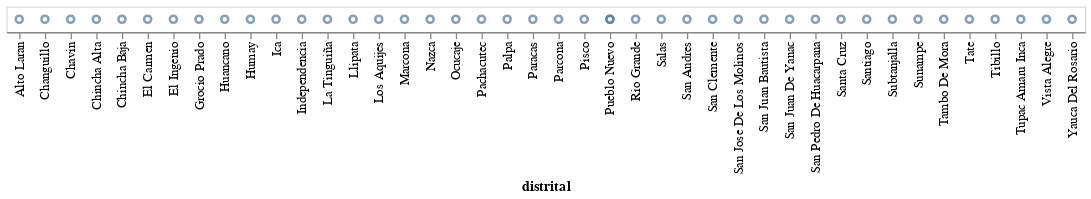

Write notebook code for a chart like this one.
### Code cell
alt.Chart(idh_distrital5_ica).mark_point().encode(
    x = "distrital")

### Figure 1 — Vega-Lite specification as saved in the notebook (floating-point values rounded to 4 significant figures)
{"config": {"view": {"continuousWidth": 300, "continuousHeight": 300}}, "data": {"name": "data-19e21301587965486c971a988be8042f"}, "mark": {"type": "point"}, "encoding": {"x": {"field": "distrital", "type": "nominal"}}, "$schema": "https://vega.github.io/schema/vega-lite/v5.16.3.json", "datasets": {"data-19e21301587965486c971a988be8042f": [{"ubigeo": 110101, "distrital": "Ica                                     ", "poblacion": 150280, "idhumano": 0.6549, "esperanza_vida": 81.83, "secundaria_completa": 80.96, "años_educacion": 11.47, "ingreso_fam": 1020.0}, {"ubigeo": 110102, "distrital": "La Tinguiña                             ", "poblacion": 39574, "idhumano": 0.633, "esperanza_vida": 83.93, "secundaria_completa": 77.24, "años_educacion": 10.1, "ingreso_fam": 982.4}, {"ubigeo": 110103, "distrital": "Los Aquijes                             ", "poblacion": 21963, "idhumano": 0.6347, "esperanza_vida": 80.79, "secundaria_completa": 75.27, "años_educacion": 9.576, "ingreso_fam": 1091.0}, {"ubigeo": 110104, "distrital": "Ocucaje                                 ", "poblacion": 4392, "idhumano": 0.5825, "esperanza_vida": 80.06, "secundaria_completa": 70.76, "años_educacion": 8.131, "ingreso_fam": 980.4}, {"ubigeo": 110105, "distrital": "Pachacutec                              ", "poblacion": 7411, "idhumano": 0.626, "esperanza_vida": 82.98, "secundaria_completa": 74.53, "años_educacion": 9.386, "ingreso_fam": 1027.0}, {"ubigeo": 110106, "distrital": "Parcona                                 ", "poblacion": 54047, "idhumano": 0.6177, "esperanza_vida": 83.82, "secundaria_completa": 77.69, "años_educacion": 10.16, "ingreso_fam": 911.3}, {"ubigeo": 110107, "distrital": "Pueblo Nuevo                            ", "poblacion": 6395, "idhumano": 0.6052, "esperanza_vida": 80.74, "secundaria_completa": 71.91, "años_educacion": 10.03, "ingreso_fam": 945.9}, {"ubigeo": 110108, "distrital": "Salas                                   ", "poblacion": 25767, "idhumano": 0.5941, "esperanza_vida": 81.38, "secundaria_completa": 67.29, "años_educacion": 8.738, "ingreso_fam": 994.4}, {"ubigeo": 110109, "distrital": "San Jose De Los Molinos  ", "poblacion": 6987, "idhumano": 0.6266, "esperanza_vida": 80.89, "secundaria_completa": 77.29, "años_educacion": 8.827, "ingreso_fam": 1088.0}, {"ubigeo": 110110, "distrital": "San Juan Bautista                       ", "poblacion": 13846, "idhumano": 0.6454, "esperanza_vida": 84.13, "secundaria_completa": 75.85, "años_educacion": 10.44, "ingreso_fam": 1025.0}, {"ubigeo": 110111, "distrital": "Santiago                                ", "poblacion": 27645, "idhumano": 0.62, "esperanza_vida": 84.14, "secundaria_completa": 76.16, "años_educacion": 8.945, "ingreso_fam": 997.8}, {"ubigeo": 110112, "distrital": "Subtanjalla                             ", "poblacion": 27387, "idhumano": 0.6368, "esperanza_vida": 81.48, "secundaria_completa": 77.12, "años_educacion": 10.58, "ingreso_fam": 1014.0}, {"ubigeo": 110113, "distrital": "Tate                                    ", "poblacion": 4709, "idhumano": 0.6012, "esperanza_vida": 80.41, "secundaria_completa": 74.11, "años_educacion": 9.789, "ingreso_fam": 933.2}, {"ubigeo": 110114, "distrital": "Yauca Del Rosario     ", "poblacion": 1116, "idhumano": 0.3917, "esperanza_vida": 77.89, "secundaria_completa": 53.33, "años_educacion": 6.588, "ingreso_fam": 431.3}, {"ubigeo": 110201, "distrital": "Chincha Alta                            ", "poblacion": 66349, "idhumano": 0.6126, "esperanza_vida": 83.14, "secundaria_completa": 71.4, "años_educacion": 10.12, "ingreso_fam": 939.0}, {"ubigeo": 110202, "distrital": "Alto Laran                              ", "poblacion": 7783, "idhumano": 0.5726, "esperanza_vida": 81.86, "secundaria_completa": 58.87, "años_educacion": 8.184, "ingreso_fam": 984.3}, {"ubigeo": 110203, "distrital": "Chavin                                  ", "poblacion": 2071, "idhumano": 0.6254, "esperanza_vida": 80.29, "secundaria_completa": 50.0, "años_educacion": 10.8, "ingreso_fam": 1198.0}, {"ubigeo": 110204, "distrital": "Chincha Baja                            ", "poblacion": 13009, "idhumano": 0.5753, "esperanza_vida": 83.91, "secundaria_completa": 70.73, "años_educacion": 8.616, "ingreso_fam": 855.3}, {"ubigeo": 110205, "distrital": "El Carmen                               ", "poblacion": 12369, "idhumano": 0.5446, "esperanza_vida": 82.97, "secundaria_completa": 62.23, "años_educacion": 7.895, "ingreso_fam": 832.2}, {"ubigeo": 110206, "distrital": "Grocio Prado                            ", "poblacion": 25294, "idhumano": 0.5914, "esperanza_vida": 85.77, "secundaria_completa": 68.9, "años_educacion": 8.855, "ingreso_fam": 895.3}, {"ubigeo": 110207, "distrital": "Pueblo Nuevo                            ", "poblacion": 62604, "idhumano": 0.5983, "esperanza_vida": 84.68, "secundaria_completa": 67.75, "años_educacion": 9.715, "ingreso_fam": 898.6}, {"ubigeo": 110208, "distrital": "San Juan De Yanac    ", "poblacion": 1129, "idhumano": 0.3567, "esperanza_vida": 76.19, "secundaria_completa": 53.85, "años_educacion": 7.33, "ingreso_fam": 321.4}, {"ubigeo": 110209, "distrital": "San Pedro De Huacarpana  ", "poblacion": 992, "idhumano": 0.3418, "esperanza_vida": 81.87, "secundaria_completa": 68.29, "años_educacion": 6.485, "ingreso_fam": 253.8}, {"ubigeo": 110210, "distrital": "Sunampe                                 ", "poblacion": 29079, "idhumano": 0.61, "esperanza_vida": 85.79, "secundaria_completa": 68.32, "años_educacion": 9.243, "ingreso_fam": 957.9}, {"ubigeo": 110211, "distrital": "Tambo De Mora    ", "poblacion": 5434, "idhumano": 0.603, "esperanza_vida": 81.92, "secundaria_completa": 66.11, "años_educacion": 9.29, "ingreso_fam": 999.6}, {"ubigeo": 110301, "distrital": "Nazca                                   ", "poblacion": 27632, "idhumano": 0.6069, "esperanza_vida": 81.54, "secundaria_completa": 71.32, "años_educacion": 9.764, "ingreso_fam": 959.5}, {"ubigeo": 110302, "distrital": "Changuillo                              ", "poblacion": 1950, "idhumano": 0.5458, "esperanza_vida": 85.54, "secundaria_completa": 58.56, "años_educacion": 6.953, "ingreso_fam": 896.6}, {"ubigeo": 110303, "distrital": "El Ingenio                              ", "poblacion": 3134, "idhumano": 0.5815, "esperanza_vida": 86.08, "secundaria_completa": 65.37, "años_educacion": 7.76, "ingreso_fam": 944.0}, {"ubigeo": 110304, "distrital": "Marcona                                 ", "poblacion": 15981, "idhumano": 0.679, "esperanza_vida": 82.49, "secundaria_completa": 73.61, "años_educacion": 10.6, "ingreso_fam": 1227.0}, {"ubigeo": 110305, "distrital": "Vista Alegre                            ", "poblacion": 20460, "idhumano": 0.6097, "esperanza_vida": 86.34, "secundaria_completa": 71.56, "años_educacion": 9.103, "ingreso_fam": 935.8}, {"ubigeo": 110401, "distrital": "Palpa                                   ", "poblacion": 7748, "idhumano": 0.6191, "esperanza_vida": 84.72, "secundaria_completa": 79.44, "años_educacion": 9.275, "ingreso_fam": 943.8}, {"ubigeo": 110402, "distrital": "Llipata                                 ", "poblacion": 1555, "idhumano": 0.5898, "esperanza_vida": 85.16, "secundaria_completa": 83.7, "años_educacion": 8.388, "ingreso_fam": 844.3}, {"ubigeo": 110403, "distrital": "Rio Grande                              ", "poblacion": 2658, "idhumano": 0.5954, "esperanza_vida": 84.95, "secundaria_completa": 80.98, "años_educacion": 8.593, "ingreso_fam": 871.7}, {"ubigeo": 110404, "distrital": "Santa Cruz                              ", "poblacion": 927, "idhumano": 0.5744, "esperanza_vida": 84.34, "secundaria_completa": 73.68, "años_educacion": 8.415, "ingreso_fam": 841.2}, {"ubigeo": 110405, "distrital": "Tibillo                                 ", "poblacion": 344, "idhumano": 0.5789, "esperanza_vida": 76.69, "secundaria_completa": 66.67, "años_educacion": 7.47, "ingreso_fam": 1111.0}, {"ubigeo": 110501, "distrital": "Pisco                                   ", "poblacion": 67467, "idhumano": 0.5771, "esperanza_vida": 76.21, "secundaria_completa": 72.21, "años_educacion": 10.1, "ingreso_fam": 889.5}, {"ubigeo": 110502, "distrital": "Huancano                                ", "poblacion": 1379, "idhumano": 0.5333, "esperanza_vida": 71.84, "secundaria_completa": 85.84, "años_educacion": 8.061, "ingreso_fam": 813.6}, {"ubigeo": 110503, "distrital": "Humay                                   ", "poblacion": 5408, "idhumano": 0.5544, "esperanza_vida": 71.23, "secundaria_completa": 72.29, "años_educacion": 7.59, "ingreso_fam": 1039.0}, {"ubigeo": 110504, "distrital": "Independencia                           ", "poblacion": 12987, "idhumano": 0.5531, "esperanza_vida": 74.32, "secundaria_completa": 72.03, "años_educacion": 8.052, "ingreso_fam": 936.0}, {"ubigeo": 110505, "distrital": "Paracas                                 ", "poblacion": 7147, "idhumano": 0.6278, "esperanza_vida": 75.95, "secundaria_completa": 67.58, "años_educacion": 9.551, "ingreso_fam": 1217.0}, {"ubigeo": 110506, "distrital": "San Andres                              ", "poblacion": 13767, "idhumano": 0.5178, "esperanza_vida": 76.75, "secundaria_completa": 64.21, "años_educacion": 9.224, "ingreso_fam": 719.7}, {"ubigeo": 110507, "distrital": "San Clemente                            ", "poblacion": 24814, "idhumano": 0.5649, "esperanza_vida": 75.94, "secundaria_completa": 72.3, "años_educacion": 8.654, "ingreso_fam": 920.8}, {"ubigeo": 110508, "distrital": "Tupac Amaru Inca   ", "poblacion": 17775, "idhumano": 0.5618, "esperanza_vida": 75.77, "secundaria_completa": 69.26, "años_educacion": 9.292, "ingreso_fam": 889.7}]}}
